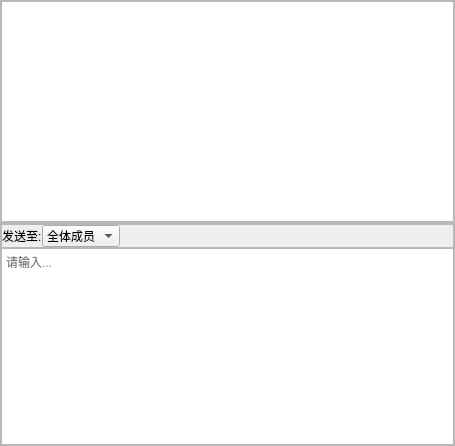
<?xml version="1.0" encoding="UTF-8"?>
<ui version="4.0">
 <class>ChattingWidget</class>
 <widget class="QWidget" name="ChattingWidget">
  <property name="geometry">
   <rect>
    <x>0</x>
    <y>0</y>
    <width>455</width>
    <height>446</height>
   </rect>
  </property>
  <property name="windowTitle">
   <string>Form</string>
  </property>
  <layout class="QVBoxLayout" name="verticalLayout_2">
   <property name="spacing">
    <number>0</number>
   </property>
   <property name="leftMargin">
    <number>0</number>
   </property>
   <property name="topMargin">
    <number>0</number>
   </property>
   <property name="rightMargin">
    <number>0</number>
   </property>
   <property name="bottomMargin">
    <number>0</number>
   </property>
   <item>
    <widget class="QFrame" name="frame">
     <property name="frameShape">
      <enum>QFrame::StyledPanel</enum>
     </property>
     <property name="frameShadow">
      <enum>QFrame::Raised</enum>
     </property>
     <layout class="QHBoxLayout" name="horizontalLayout_2">
      <property name="spacing">
       <number>0</number>
      </property>
      <property name="leftMargin">
       <number>0</number>
      </property>
      <property name="topMargin">
       <number>0</number>
      </property>
      <property name="rightMargin">
       <number>0</number>
      </property>
      <property name="bottomMargin">
       <number>0</number>
      </property>
      <item>
       <widget class="QTextBrowser" name="textBrowser"/>
      </item>
     </layout>
    </widget>
   </item>
   <item>
    <widget class="QFrame" name="frame_2">
     <property name="frameShape">
      <enum>QFrame::StyledPanel</enum>
     </property>
     <property name="frameShadow">
      <enum>QFrame::Raised</enum>
     </property>
     <layout class="QVBoxLayout" name="verticalLayout">
      <property name="spacing">
       <number>0</number>
      </property>
      <property name="leftMargin">
       <number>0</number>
      </property>
      <property name="topMargin">
       <number>0</number>
      </property>
      <property name="rightMargin">
       <number>0</number>
      </property>
      <property name="bottomMargin">
       <number>0</number>
      </property>
      <item>
       <widget class="QFrame" name="frame_3">
        <property name="frameShape">
         <enum>QFrame::StyledPanel</enum>
        </property>
        <property name="frameShadow">
         <enum>QFrame::Raised</enum>
        </property>
        <layout class="QHBoxLayout" name="horizontalLayout">
         <property name="spacing">
          <number>0</number>
         </property>
         <property name="leftMargin">
          <number>0</number>
         </property>
         <property name="topMargin">
          <number>0</number>
         </property>
         <property name="rightMargin">
          <number>0</number>
         </property>
         <property name="bottomMargin">
          <number>0</number>
         </property>
         <item>
          <widget class="QLabel" name="label">
           <property name="text">
            <string>发送至:</string>
           </property>
          </widget>
         </item>
         <item>
          <widget class="QComboBox" name="comboBox">
           <item>
            <property name="text">
             <string>全体成员 </string>
            </property>
           </item>
          </widget>
         </item>
         <item>
          <spacer name="horizontalSpacer">
           <property name="orientation">
            <enum>Qt::Horizontal</enum>
           </property>
           <property name="sizeType">
            <enum>QSizePolicy::MinimumExpanding</enum>
           </property>
           <property name="sizeHint" stdset="0">
            <size>
             <width>0</width>
             <height>0</height>
            </size>
           </property>
          </spacer>
         </item>
        </layout>
       </widget>
      </item>
      <item>
       <widget class="QTextEdit" name="inputText">
        <property name="placeholderText">
         <string>请输入...</string>
        </property>
       </widget>
      </item>
     </layout>
    </widget>
   </item>
  </layout>
 </widget>
 <resources/>
 <connections/>
</ui>
